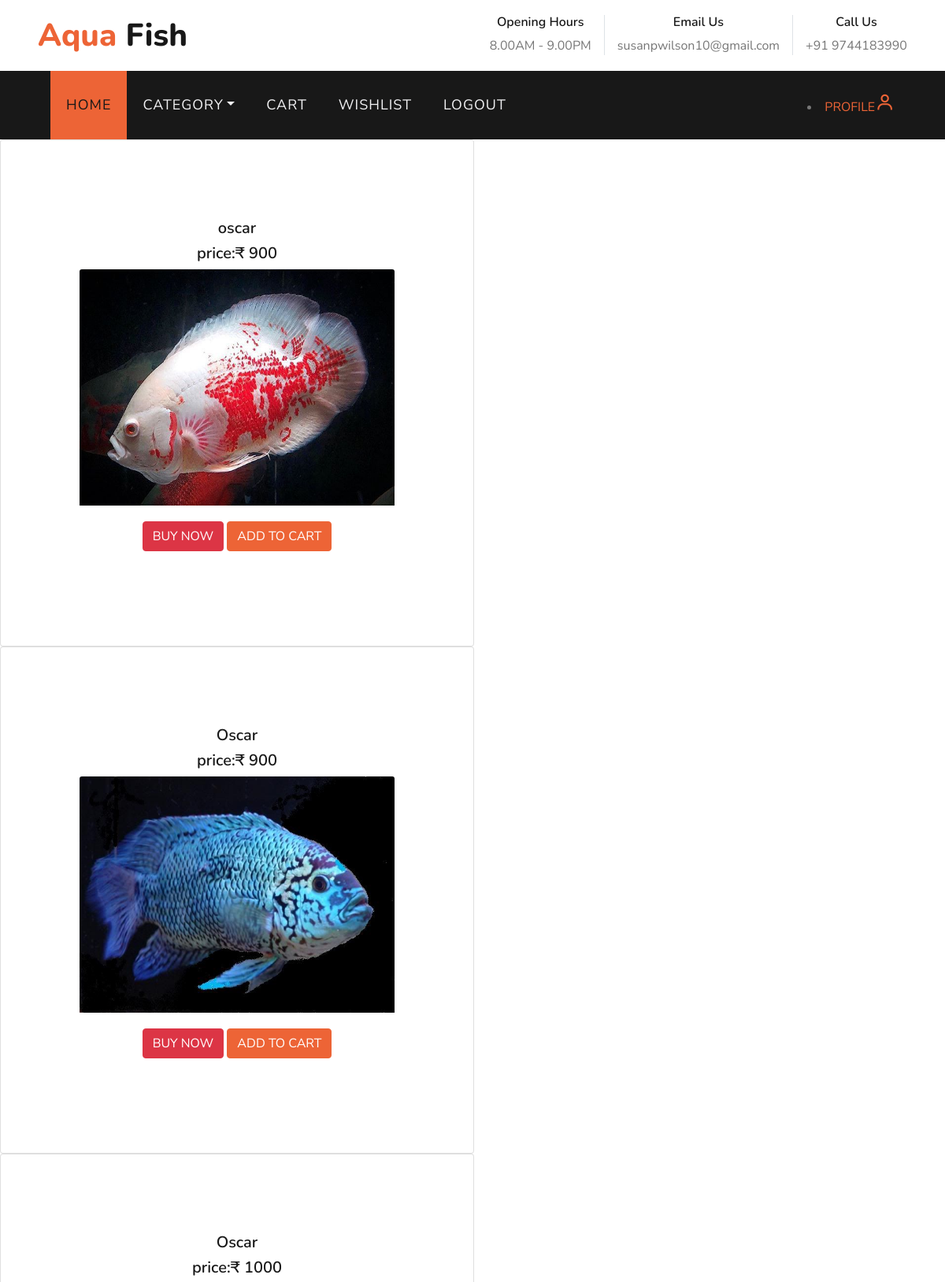
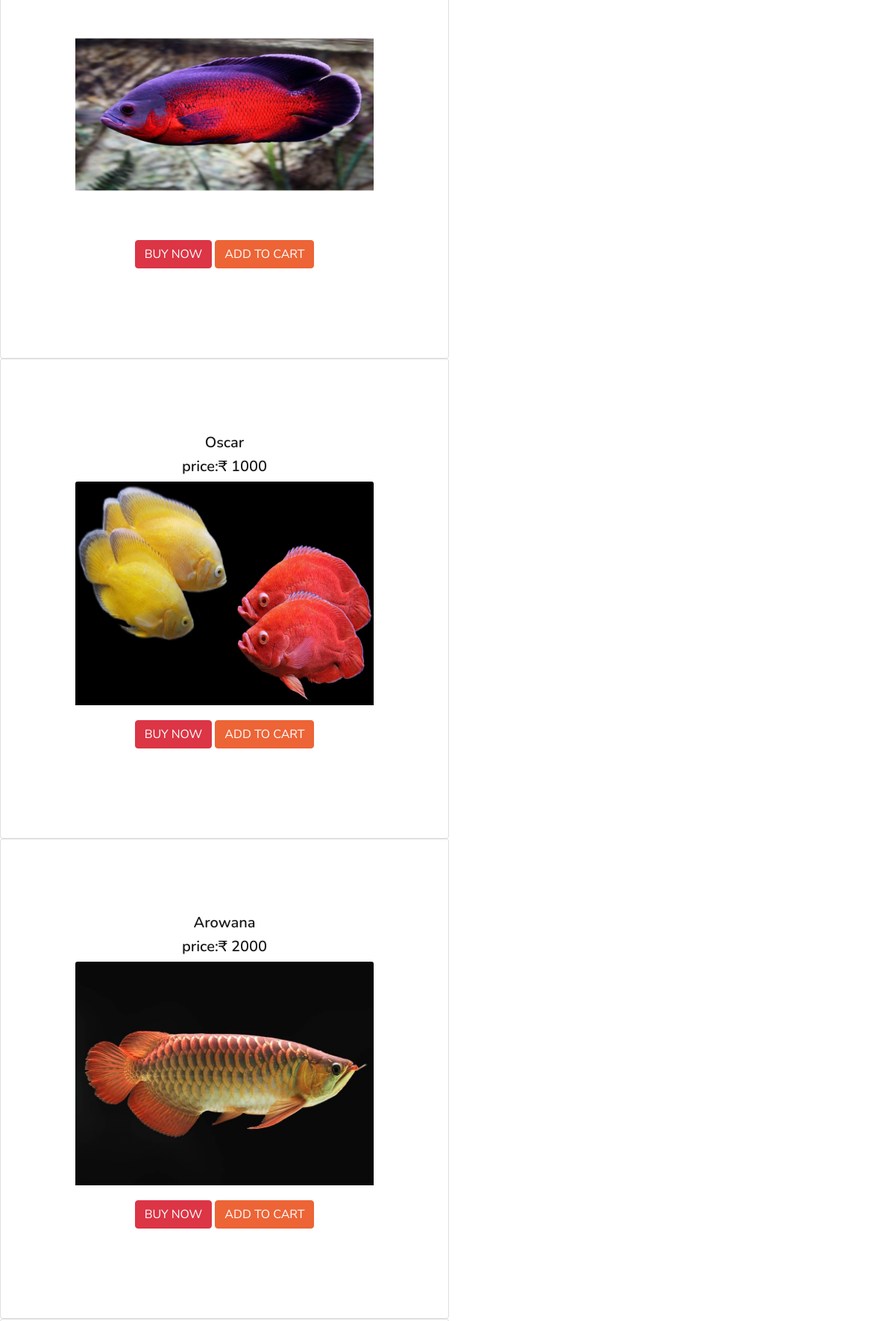
The app's page /aggressive (upper part) with its own data (2 pictures, top to bottom).
### myapps/models.py (models this page shows)
class fish(models.Model):
    fishname=models.CharField(max_length=20)
    fprice=models.IntegerField()
    fstock=models.IntegerField(default=1)
    fimage=models.FileField()
    description=models.CharField(max_length=100)
    category=models.CharField(max_length=20)

### myapps/views.py (the view)
# urls.py: path('aggressive',views.aggressive),
def aggressive(a):
    data=fish.objects.filter(category='AGGRESSIVE FISH')
    return render(a,'aggressive.html',{'data':data})

### template/aggressive.html (shortened to what this page needs)
<!DOCTYPE html>
<html lang="en">
<head>
    {% load static %}
     <link href='https://unpkg.com/boxicons@2.1.4/css/boxicons.min.css' rel='stylesheet'>
    <link href="https://cdnjs.cloudflare.com/ajax/libs/font-awesome/5.10.0/css/all.min.css" rel="stylesheet">
    <link href="{% static 'lib/flaticon/font/flaticon.css' %}" rel="stylesheet">
    <link href="{% static 'lib/owlcarousel/assets/owl.carousel.min.css' %}" rel="stylesheet">
    <link href="{% static 'lib/tempusdominus/css/tempusdominus-bootstrap-4.min.css' %}" rel="stylesheet" />
    <link href="{% static 'css/halo.css' %}" rel="stylesheet">
</head>
<body>
        <div class="row py-3 px-lg-5">
            <div class="col-lg-4">
                <a href="" class="navbar-brand d-none d-lg-block">
                    <h1 class="m-0 display-5 text-capitalize"><span class="text-primary">Aqua </span>Fish</h1>
                </a>
            </div>
            <div class="col-lg-8 text-center text-lg-right">
                <div class="d-inline-flex align-items-center">
                    <div class="d-inline-flex flex-column text-center pr-3 border-right">
                        <h6>Opening Hours</h6>
                        <p class="m-0">8.00AM - 9.00PM</p>
                    </div>
                    <div class="d-inline-flex flex-column text-center px-3 border-right">
                        <h6>Email Us</h6>
                        <p class="m-0">susanpwilson10@gmail.com</p>
                    </div>
                    <div class="d-inline-flex flex-column text-center pl-3">
                        <h6>Call Us</h6>
                        <p class="m-0">+91 9744183990</p>
                    </div>
                </div>
            </div>
        </div>
    <div class="container-fluid p-0">
        <nav class="navbar navbar-expand-lg bg-dark navbar-dark py-3 py-lg-0 px-lg-5">
            <div class="collapse navbar-collapse justify-content-between px-3" id="navbarCollapse">
                <div class="navbar-nav mr-auto py-0">
                    <a href="userhome" class="nav-item active nav-link">HOME</a>
                    <div class="nav-item dropdown">
                        <a href="#" class="nav-link dropdown-toggle" data-toggle="dropdown">CATEGORY</a>
                    </div>
                     <a href="displaycart" class="nav-item nav-link">CART</a>
                    <a href="displaywishlist" class="nav-item nav-link">WISHLIST</a>
                     <a href="logout" class="nav-item nav-link">LOGOUT</a>
                </div>
                <li><a href="profile">PROFILE<i class='bx bx-user like bx-sm'></i></a></li>
            </div>
        </nav>
    </div>
{% for i in data %}
<div class="card" style="display:inline-block;padding:100px;">
                   <h5 align="center"  class="card-tittle">{{i.fishname}}</h5>
          <h5 align="center"  class="card-tittle">   price:₹ {{i.fprice}}</h5>
    <a href="description/{{i.pk}}" > <img class="card-img-top" src="{{i.fimage.url}}" style="width:400px;height:300px;"></a>
            <div class="card-body">
                 {% if i in list %}
          <div align="center">
            <a class="btn btn-danger"href="details/{{i.pk}}">BUY now</a>
              <a class="btn btn-danger" href="displaycart">GO TO CART</a></div>
            {% else %}
          <div align="center">
           <a class="btn btn-danger"href="details/{{i.pk}}">BUY NOW</a>
              <a class="btn btn-primary" href="cart/{{i.pk}}">ADD TO CART</a></div>
{% endif %}
            </div>
        </div>
      {% endfor %}
</body>
</html>

### records on screen
fish: fishname "oscar", fprice "900", fimage (picture)
fish: fishname "Oscar", fprice "900", fimage (picture)
fish: fishname "Oscar", fprice "1000", fimage (picture)
fish: fishname "Oscar", fprice "1000", fimage (picture)
fish: fishname "Arowana", fprice "2000", fimage (picture)
